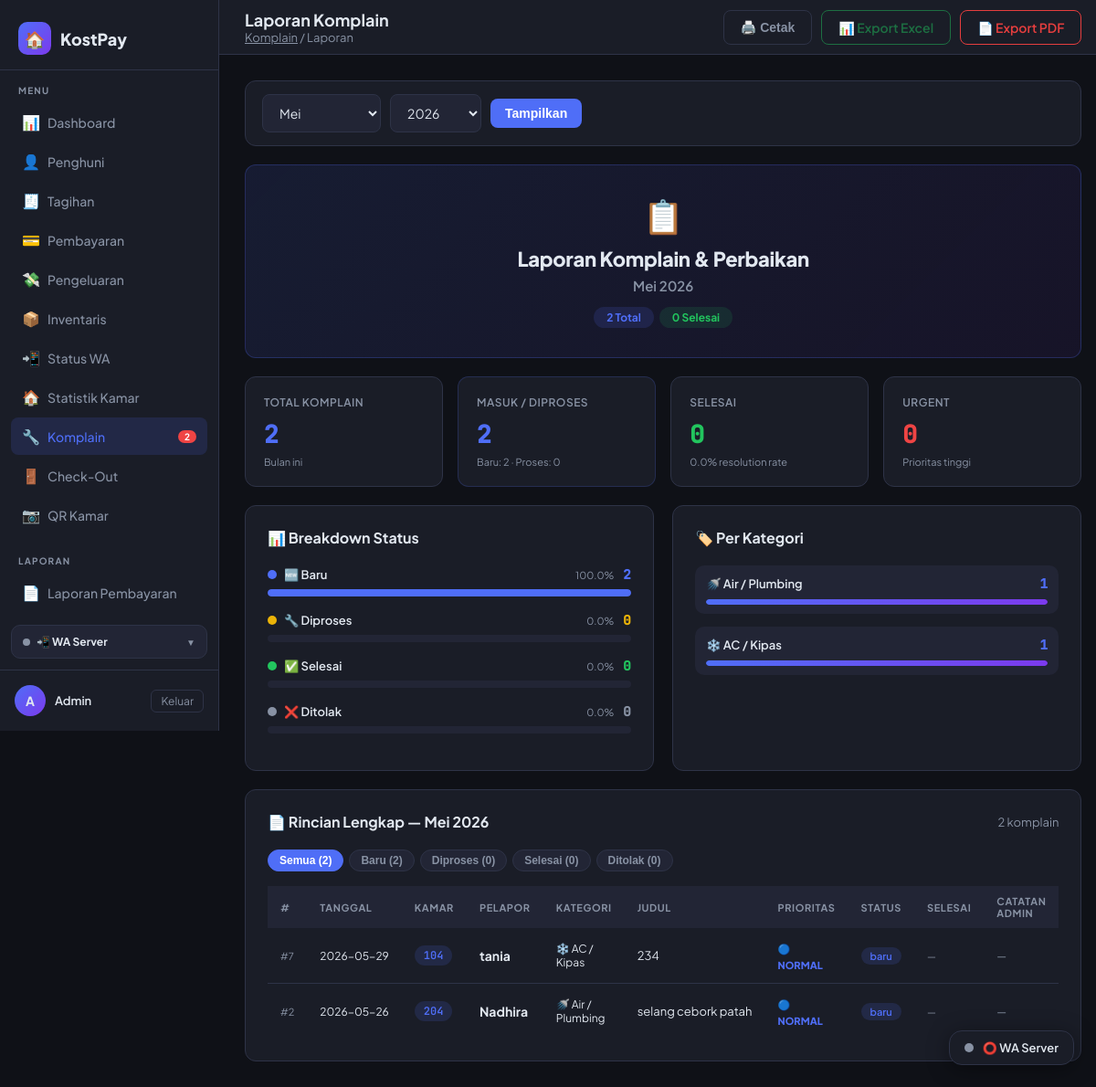
The page /komplain/laporan (signed in) on the database its author committed.
### tables this page shows
CREATE TABLE komplain (
            id            INTEGER PRIMARY KEY AUTOINCREMENT,
            nama_pelapor  TEXT    NOT NULL,
            nomor_kamar   TEXT    NOT NULL,
            no_hp         TEXT,
            kategori      TEXT    NOT NULL DEFAULT 'lainnya',
            judul         TEXT    NOT NULL,
            deskripsi     TEXT    NOT NULL,
            foto_path     TEXT,
            status        TEXT    NOT NULL DEFAULT 'baru',
            -- status: baru | diproses | selesai | ditolak
            prioritas     TEXT    NOT NULL DEFAULT 'normal',
            -- prioritas: rendah | normal | tinggi | urgent
            catatan_admin TEXT,
            created_at    TEXT    NOT NULL DEFAULT (datetime('now','localtime')),
            updated_at    TEXT    NOT NULL DEFAULT (datetime('now','localtime')),
            selesai_at    TEXT
        );

### routes/komplain_routes.py (the view)
@komplain_bp.route('/laporan')
@login_required
def laporan():
    now   = datetime.now()
    bulan = int(request.args.get('bulan', now.month))
    tahun = int(request.args.get('tahun', now.year))
    stats     = komplain_model.stats_bulan(bulan, tahun)
    per_kat   = komplain_model.stats_per_kategori(bulan, tahun)
    avg_hari  = komplain_model.avg_selesai_hari(bulan, tahun)
    daftar    = komplain_model.get_all(bulan=bulan, tahun=tahun)
    BULAN_NAMA = ['','Januari','Februari','Maret','April','Mei','Juni',
                  'Juli','Agustus','September','Oktober','November','Desember']
    return render_template('komplain/laporan.html',
        bulan=bulan, tahun=tahun,
        bulan_nama=BULAN_NAMA[bulan],
        stats=stats,
        per_kat=per_kat,
        avg_hari=avg_hari,
        daftar=daftar,
        KATEGORI_LIST=komplain_model.KATEGORI_LIST,
        STATUS_LIST=komplain_model.STATUS_LIST,
        BULAN_NAMA=BULAN_NAMA,
    )

### templates/komplain/laporan.html (shortened to what this page needs)
{% extends 'base.html' %}
{% block page_title %}Laporan Komplain{% endblock %}
{% block breadcrumb %}
  <a href="{{ url_for('komplain.index') }}" style="color:var(--muted)">Komplain</a> / Laporan
{% endblock %}
{% block topbar_actions %}
  <button onclick="window.print()" class="btn btn-outline">🖨️ Cetak</button>
  <a href="{{ url_for('komplain.export_excel', bulan=bulan, tahun=tahun) }}"
     class="btn btn-outline" style="color:#1D6F42; border-color:#1D6F42;">
    📊 Export Excel
  </a>
  <a href="{{ url_for('komplain.export_pdf', bulan=bulan, tahun=tahun) }}"
     class="btn btn-outline" style="color:#e53e3e; border-color:#e53e3e;">
    📄 Export PDF
  </a>
{% endblock %}
{% block content %}
<div class="card" style="padding:14px 18px; margin-bottom:20px;">
  <form method="GET" style="display:flex; gap:10px; align-items:center; flex-wrap:wrap;">
    <select name="bulan" style="width:auto; min-width:130px;">
      {% for i in range(1,13) %}
      <option value="{{ i }}" {{ 'selected' if i==bulan }}>{{ BULAN_NAMA[i] }}</option>
      {% endfor %}
    </select>
    <select name="tahun" style="width:auto; min-width:100px;">
      {% for y in range(2023, 2030) %}
      <option value="{{ y }}" {{ 'selected' if y==tahun }}>{{ y }}</option>
      {% endfor %}
    </select>
    <button type="submit" class="btn btn-primary" style="padding:8px 16px;">Tampilkan</button>
  </form>
</div>
<div class="card" style="margin-bottom:20px; padding:32px; background:linear-gradient(135deg,rgba(79,110,247,.12),rgba(124,58,237,.08)); border-color:rgba(79,110,247,.25); text-align:center;">
  <div style="font-size:36px; margin-bottom:10px;">📋</div>
  <div style="font-size:22px; font-weight:800; letter-spacing:-.3px;">Laporan Komplain & Perbaikan</div>
  <div style="font-size:15px; color:var(--muted); margin-top:6px; font-weight:600;">{{ bulan_nama }} {{ tahun }}</div>
  <div style="display:flex; justify-content:center; gap:6px; margin-top:14px; flex-wrap:wrap;">
    <span style="background:rgba(79,110,247,.15); color:var(--accent); border-radius:20px; padding:4px 14px; font-size:12px; font-weight:700;">
      {{ stats.total or 0 }} Total
    </span>
    <span style="background:rgba(34,197,94,.12); color:var(--green); border-radius:20px; padding:4px 14px; font-size:12px; font-weight:700;">
      {{ stats.selesai or 0 }} Selesai
    </span>
  </div>
</div>
<div class="stats-grid" style="margin-bottom:20px;">
  <div class="stat-card accent">
    <div class="stat-label">Total Komplain</div>
    <div class="stat-value">{{ stats.total or 0 }}</div>
    <div style="font-size:11px; color:var(--muted); margin-top:6px;">Bulan ini</div>
  </div>
  <div class="stat-card" style="border-color:rgba(79,110,247,.2);">
    <div class="stat-label">Masuk / Diproses</div>
    <div class="stat-value" style="color:var(--accent);">{{ (stats.baru or 0) + (stats.diproses or 0) }}</div>
    <div style="font-size:11px; color:var(--muted); margin-top:6px;">Baru: {{ stats.baru or 0 }} · Proses: {{ stats.diproses or 0 }}</div>
  </div>
  <div class="stat-card green">
    <div class="stat-label">Selesai</div>
    <div class="stat-value">{{ stats.selesai or 0 }}</div>
    {% set total_nn = stats.total if stats.total else 1 %}
    <div style="font-size:11px; color:var(--muted); margin-top:6px;">
      {{ ((stats.selesai or 0) / total_nn * 100) | round(0) }}% resolution rate
    </div>
  </div>
  <div class="stat-card red">
    <div class="stat-label">Urgent</div>
    <div class="stat-value">{{ stats.urgent or 0 }}</div>
    <div style="font-size:11px; color:var(--muted); margin-top:6px;">Prioritas tinggi</div>
  </div>
</div>
<div style="display:grid; grid-template-columns:1fr 1fr; gap:20px; margin-bottom:20px;">
  <div class="card">
    <div class="card-title" style="margin-bottom:20px;">📊 Breakdown Status</div>
    {% set total_stat = stats.total or 1 %}
    {% for val, label in STATUS_LIST %}
      {% set cnt = stats[val] or 0 %}
      {% set pct = (cnt / total_stat * 100) | round(1) %}
      {% if val == 'selesai' %}{% set bar_color = 'var(--green)' %}{% set bg_color = 'rgba(34,197,94,.12)' %}
      {% elif val == 'diproses' %}{% set bar_color = 'var(--yellow)' %}{% set bg_color = 'rgba(234,179,8,.12)' %}
      {% elif val == 'baru' %}{% set bar_color = 'var(--accent)' %}{% set bg_color = 'rgba(79,110,247,.12)' %}
      {% else %}{% set bar_color = 'var(--muted)' %}{% set bg_color = 'var(--surface2)' %}{% endif %}
      <div style="margin-bottom:16px;">
        <div style="display:flex; justify-content:space-between; align-items:center; margin-bottom:6px;">
          <div style="display:flex; align-items:center; gap:8px;">
            <div style="width:10px; height:10px; border-radius:50%; background:{{ bar_color }};"></div>
            <span style="font-size:13px; font-weight:600;">{{ label }}</span>
          </div>
          <div style="display:flex; align-items:center; gap:10px;">
            <span style="font-size:11px; color:var(--muted);">{{ pct }}%</span>
            <span style="font-size:15px; font-weight:800; font-family:var(--mono); color:{{ bar_color }};">{{ cnt }}</span>
          </div>
        </div>
        <div style="background:var(--surface2); border-radius:6px; height:8px; overflow:hidden;">
          <div style="height:100%; border-radius:6px; width:{{ pct }}%; background:{{ bar_color }}; transition:width .5s;"></div>
        </div>
      </div>
    {% endfor %}
  </div>
  <div class="card">
    <div class="card-title" style="margin-bottom:20px;">🏷️ Per Kategori</div>
    {% if per_kat %}
      {% set max_kat = per_kat[0].jumlah %}
      {% for r in per_kat %}
        {% set label = namespace(val='') %}
        {% for k, lbl in KATEGORI_LIST %}{% if k==r.kategori %}{% set label.val=lbl %}{% endif %}{% endfor %}
        {% set pct_kat = (r.jumlah / max_kat * 100) | round %}
        <div style="margin-bottom:14px; padding:10px 12px; background:var(--surface2); border-radius:10px;">
          <div style="display:flex; justify-content:space-between; align-items:center; margin-bottom:7px;">
            <span style="font-size:13px; font-weight:600;">{{ label.val or r.kategori }}</span>
            <span style="font-size:15px; font-weight:800; font-family:var(--mono); color:var(--accent);">{{ r.jumlah }}</span>
          </div>
          <div style="background:var(--bg); border-radius:4px; height:6px; overflow:hidden;">
            <div style="height:100%; border-radius:4px; background:linear-gradient(90deg,var(--accent),var(--accent2));
                        width:{{ pct_kat }}%;"></div>
          </div>
        </div>
      {% endfor %}
    {% else %}
      <div class="empty" style="padding:32px;">
        <div class="empty-icon">📂</div>
        <div>Tidak ada data kategori</div>
      </div>
    {% endif %}
  </div>
</div>
{% set urgent_list = daftar | selectattr('prioritas','equalto','urgent') | list %}
<div class="card">
  <div class="card-header">
    <div class="card-title">📄 Rincian Lengkap — {{ bulan_nama }} {{ tahun }}</div>
    <div class="text-muted" style="font-size:13px;">{{ daftar | length }} komplain</div>
  </div>
  {% if daftar %}
  <div style="display:flex; gap:6px; flex-wrap:wrap; margin-bottom:16px;">
    {% set tabs_detail = [('semua','Semua'), ('baru','Baru'), ('diproses','Diproses'), ('selesai','Selesai'), ('ditolak','Ditolak')] %}
    {% for val, lbl in tabs_detail %}
    <button onclick="filterTabel('{{ val }}')"
            id="tab-{{ val }}"
            style="padding:4px 12px; border-radius:16px; font-size:12px; font-weight:600; cursor:pointer;
                   border:1px solid var(--border); background:var(--surface2); color:var(--muted);
                   transition:all .15s;"
            class="tab-btn">
      {{ lbl }}
      {% if val == 'semua' %}
        ({{ daftar | length }})
      {% else %}
        ({{ daftar | selectattr('status','equalto',val) | list | length }})
      {% endif %}
    </button>
    {% endfor %}
  </div>
  {% endif %}
  <div class="table-wrap">
    {% if daftar %}
    <table id="tabelDetail">
      <thead>
        <tr>
          <th>#</th><th>Tanggal</th><th>Kamar</th><th>Pelapor</th>
          <th>Kategori</th><th>Judul</th><th>Prioritas</th><th>Status</th>
          <th>Selesai</th><th>Catatan Admin</th>
        </tr>
      </thead>
      <tbody>
      {% set stat_badge = {'baru':'badge-info','diproses':'badge-warning','selesai':'badge-success','ditolak':'badge-secondary'} %}
      {% set prio_color = {'urgent':'var(--red)','tinggi':'#f97316','normal':'var(--accent)','rendah':'var(--muted)'} %}
      {% for r in daftar %}
      <tr data-status="{{ r.status }}">
        <td class="text-muted" style="font-size:11px;">
          <a href="{{ url_for('komplain.detail', kid=r.id) }}" style="color:var(--muted); text-decoration:none;">#{{ r.id }}</a>
        </td>
        <td style="font-size:12px; white-space:nowrap;">{{ r.created_at[:10] }}</td>
        <td><span class="badge badge-info text-mono">{{ r.nomor_kamar }}</span></td>
        <td class="fw-bold" style="white-space:nowrap;">{{ r.nama_pelapor }}</td>
        <td style="font-size:12px;">
          {% for k, lbl in KATEGORI_LIST %}{% if k==r.kategori %}<span>{{ lbl }}</span>{% endif %}{% endfor %}
        </td>
        <td style="max-width:180px; overflow:hidden; text-overflow:ellipsis; white-space:nowrap;
                   font-size:13px;" title="{{ r.judul }}">{{ r.judul }}</td>
        <td>
          <span style="font-size:11px; font-weight:800;
                       color:{{ prio_color.get(r.prioritas,'var(--muted)') }};">
            {% if r.prioritas == 'urgent' %}🔴{% elif r.prioritas == 'tinggi' %}🟠{% elif r.prioritas == 'normal' %}🔵{% else %}⚫{% endif %}
            {{ r.prioritas | upper }}
          </span>
        </td>
        <td>
          <span class="badge {{ stat_badge.get(r.status,'badge-secondary') }}" style="font-size:11px;">
            {{ r.status }}
          </span>
        </td>
        <td style="font-size:11px; color:var(--muted); white-space:nowrap;">
          {{ r.selesai_at[:10] if r.selesai_at else '—' }}
        </td>
        <td style="font-size:12px; max-width:200px; color:var(--muted);">
          {{ r.catatan_admin or '—' }}
        </td>
      </tr>
      {% endfor %}
      </tbody>
    </table>
    {% else %}
    <div class="empty">
      <div class="empty-icon">📋</div>
      <div>Tidak ada komplain pada {{ bulan_nama }} {{ tahun }}</div>
    </div>
    {% endif %}
  </div>
</div>
{% endblock %}

### rows shown on the page
komplain: id "7", created_at "2026-05-29", nomor_kamar "104", nama_pelapor "tania", KATEGORI_LIST "❄️ AC / Kipas", judul "234", prioritas "NORMAL", status "baru", selesai_at "—", catatan_admin "—"
komplain: id "2", created_at "2026-05-26", nomor_kamar "204", nama_pelapor "Nadhira", KATEGORI_LIST "🚿 Air / Plumbing", judul "selang cebork patah", prioritas "NORMAL", status "baru", selesai_at "—", catatan_admin "—"

### other values the page prints
{{ komplain_baru_count }} "2"
{{ (session.admin_nama or 'A')[0] }} "A"
{{ session.admin_nama or 'Admin' }} "Admin"
{{ bulan_nama }} "Mei"
{{ tahun }} "2026"
{{ stats.total or 0 }} "2"
{{ stats.selesai or 0 }} "0"
{{ (stats.baru or 0) + (stats.diproses or 0) }} "2"
{{ stats.baru or 0 }} "2"
{{ stats.diproses or 0 }} "0"
{{ ((stats.selesai or 0) / total_nn * 100) | round(0) }} "0.0"
{{ stats.urgent or 0 }} "0"
{{ label }} "🆕 Baru" "🔧 Diproses" "✅ Selesai" "❌ Ditolak"
{{ pct }} "100.0" "0.0" "0.0" "0.0"
{{ cnt }} "2" "0" "0" "0"
